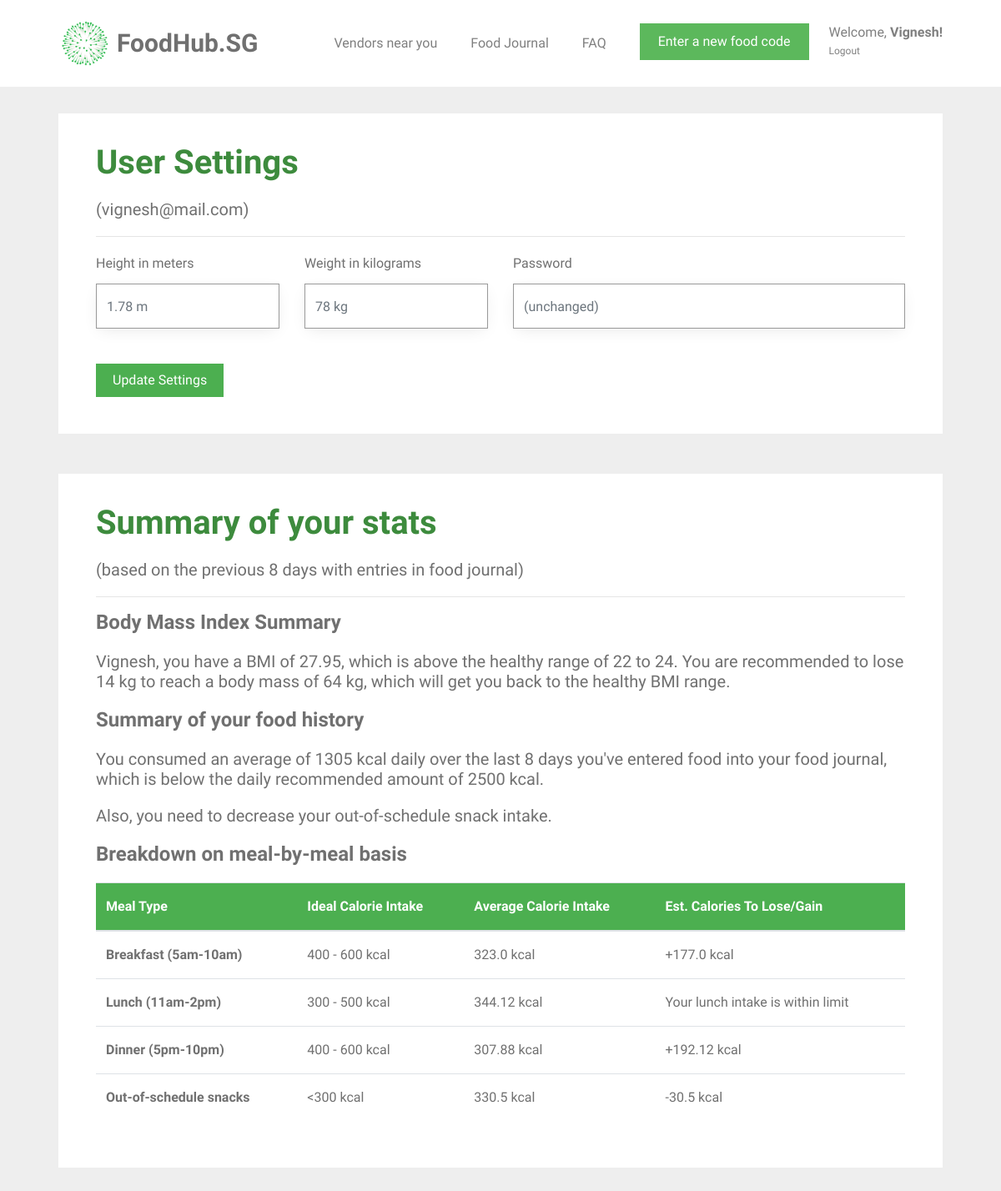
Page /user_settings (signed in) on the committed database.
### tables this page shows
CREATE TABLE user (
  id INTEGER PRIMARY KEY AUTOINCREMENT,
  name TEXT NOT NULL,
  email VARCHAR(512) UNIQUE NOT NULL,
  password TEXT NOT NULL,
  height INTEGER NOT NULL,
  weight INTEGER NOT NULL
);

### foodhubsg/user.py (the view, shortened to what this page needs)
@bp.route('/user_settings', methods=('GET', 'POST'))
@login_required
def user_settings():
    db = get_db()
    food_items = db.execute(
        'SELECT f.id, creator_id, food_name, created, calories, food_code, email'
        ' FROM food_entry f JOIN user u ON f.creator_id = u.id'
        ' WHERE f.creator_id = ? AND DATE(f.created) IN'
        ' (SELECT DISTINCT DATE(created) FROM food_entry '
        ' WHERE NOT date(f.created) = date("now") ORDER BY datetime(created) DESC LIMIT 8)'
        ' ORDER BY datetime(created) DESC',
        (g.user['id'],),
    ).fetchall()
    users = db.execute(
        'SELECT id, name, email, password, height, weight'
        ' FROM user'
        ' WHERE id = ?',
        (g.user['id'],),
    ).fetchall()
    for user in users:
        id = user['id']
        name = user['name']
        weight = user['weight']
        height = user['height']
        email = user['email']
        password = user['password']
    bmi = round(weight / height ** height, 2)
    all_dates = []
    food_dates = []
    calories_list = []
    breakfast_list = []
    lunch_list = []
    dinner_list = []
    snack_list = []
    user_average_calories = 0
    number_of_days = 0
    average_breakfast_calories = 0
    average_lunch_calories = 0
    average_dinner_calories = 0
    average_snack_calories = 0
    calories_statement = None
    snack_message = None
    password_placeholder = "(unchanged)"
    if food_items == []:
        food_exists = 0
    else:
        food_exists = 1
    for food in food_items:
        food_date = food['created'].strftime('%d-%m-%y')
        all_dates.append(food_date)
    all_dates = remove_duplicates(all_dates)
    for date in all_dates:
        current_date_food = []
        current_date_calories = []
        for food in food_items:
            if date == food['created'].strftime('%d-%m-%y'):
                current_date_food.append(food)
                current_date_calories.append(food['calories'])
            else:
                continue
        food_dates.append(current_date_food)
        current_date_calories = sum(current_date_calories)
        calories_list.append(current_date_calories)
        number_of_days = len(calories_list)
        user_average_calories = int(sum(calories_list)/number_of_days)
    for food in food_items:
        if 5 <= int(food['created'].strftime('%H')) <= 9:
            breakfast_list.append(food['calories'])
            average_breakfast_calories = round(sum(breakfast_list) / number_of_days, 2)
        elif 11 <= int(food['created'].strftime('%H')) <= 14:
            lunch_list.append(food['calories'])
            average_lunch_calories = round(sum(lunch_list) / number_of_days, 2)
        elif 17 <= int(food['created'].strftime('%H')) <= 21:
            dinner_list.append(food['calories'])
            average_dinner_calories = round(sum(dinner_list) / number_of_days, 2)
        else:
            snack_list.append(food['calories'])
            average_snack_calories = round(sum(snack_list) / number_of_days, 2)
    ideal_weight = weight
    if bmi < 22:
        while ideal_weight / height ** height < 23:
            ideal_weight = ideal_weight + 1
        lose_weight = ideal_weight - weight
        bmi_statement = "{0}, you have a BMI of {1}, which is below the healthy range of 22 to 24. You are recommended " \
                        "to gain {2} kg to reach a body mass of {3} kg, which will get you back to the healthy BMI range." \
                        .format(name, bmi, lose_weight, ideal_weight)
    elif 22 < bmi < 24:
        bmi_statement = "{0}, you have a BMI of {1}, which is exactly within the healthy BMI range. " \
                        "Keep it up!".format(name, bmi)
    elif bmi > 24:
        while ideal_weight / height ** height > 23:
            ideal_weight = ideal_weight - 1
        lose_weight = weight - ideal_weight
        bmi_statement = "{0}, you have a BMI of {1}, which is above the healthy range of 22 to 24. You are recommended " \
                        "to lose {2} kg to reach a body mass of {3} kg, which will get you back to the healthy BMI range." \
                        .format(name, bmi, lose_weight, ideal_weight)
    if user_average_calories:
        if user_average_calories < 1500:
            calories_statement = "You consumed an average of {0} kcal daily over the last {1} days you've entered food " \
                                 "into your food journal, which is below the daily recommended amount of 2500 kcal."\
                                .format(user_average_calories, number_of_days)
        elif 1500 <= user_average_calories <= 2500:
            calories_statement = "You consumed an average of {0} kcal daily over the {1} days you've entered food " \
                                 "into your food journal, which is within the daily recommended amount, so keep following your current diet." \
                                .format(user_average_calories, number_of_days)
        elif user_average_calories > 2500:
            calories_statement = "You consumed an average of {} kcal daily over the last {} days you've entered food " \
                                 "which is above the daily recommended amount of 2500 kcal." \
                                .format(user_average_calories, number_of_days)
    if average_snack_calories:
        if average_snack_calories > 300:
            snack_message = "Also, you need to decrease your out-of-schedule snack intake."
    return render_template('user/user_settings.html',
                           name=name, weight=weight, height=height, email=email, password=password, bmi_statement=bmi_statement,
                           calories_statement=calories_statement, number_of_days=number_of_days, user_average_calories=user_average_calories,
                           food_exists=food_exists, password_placeholder=password_placeholder, snack_message=snack_message,
                           average_breakfast_calories=average_breakfast_calories, average_lunch_calories=average_lunch_calories,
                           average_dinner_calories=average_dinner_calories, average_snack_calories=average_snack_calories)

### foodhubsg/templates/user/user_settings.html (shortened to what this page needs)
{% extends 'base.html' %}
{% block content %}
<div id="colorlib-container">
    <div class="container">
        <div class="box1">
        <div class="row row-pb-md">
            <div class="col-md-12">
                <header>
                    <h1 class="font_color"><b>User Settings</b></h1>
                    <h5>({{ email }})</h5>
                    <hr>
                </header>
                <form method="post">
                    <div class="row form-group">
                        <div class="col-md-3">
                            <label>Height in meters</label>
                            <input name="height" id="height" type="number" step="0.01" class="form-control delprefix" value="{{ request.form['height'] }}" placeholder="{{ g.user['height'] }} m">
                        </div>
                        <div class="col-md-3">
                            <label>Weight in kilograms</label>
                            <input name="weight" id="weight" type="number" step="0.01" class="form-control delprefix" value="{{ request.form['weight'] }}" placeholder="{{ g.user['weight'] }} kg">
                        </div>
                        <div class="col-md-6 new-password">
                            <label>Password</label>
                            <input name="password" id="password" type="password" class="form-control delprefix" placeholder="{{ password_placeholder }}">
                        </div>
                    </div>
                    <br>
                    <input type="submit" value="Update Settings" class="btn btn-primary" style="background-color: #4CAF50;">
                </form>
            </div>
        </div>
        </div>
        <div class="box1">
        <div class="row row-pb-md">
            <div class="col-md-12">
                <header id="summary-header">
                    <h1 class="font_color"><b>Summary of your stats</b></h1>
                    {% if number_of_days == 0 %}
                    {% else %}
                        <h5>(based on the previous {{ number_of_days }} days with entries in food journal)</h5>
                    {% endif %}
                    <hr>
                </header>
                <h4><b>Body Mass Index Summary</b></h4>
                <h5>{{ bmi_statement }}</h5>
                <h4><b>Summary of your food history</b></h4>
                {% if food_exists == 0 %}
                    <h5>You have not added enough food to your journal to generate a summary. Keep adding more food!</h5>
                {% else %}
                    <h5>{{ calories_statement }}</h5>
                    <h5>{{ snack_message }}</h5>
                <h4><b>Breakdown on meal-by-meal basis</b></h4>
                    <table class="table">
                        <thead class="thead-green">
                            <tr>
                                <th scope="col">Meal Type</th>
                                <th scope="col">Ideal Calorie Intake</th>
                                <th scope="col">Average Calorie Intake</th>
                                <th scope="col">Est. Calories To Lose/Gain</th>
                            </tr>
                        </thead>
                        <tbody>
                            <tr>
                                <th scope="row">Breakfast (5am-10am)</th>
                                <td>400 - 600 kcal</td>
                                <td>{{ average_breakfast_calories }} kcal</td>
                                <td>
                                  {% if average_breakfast_calories < 400 %}
                                      +{{ (average_breakfast_calories - 500)|round(2)|abs }} kcal
                                  {% elif average_breakfast_calories > 600 %}
                                      -{{ (average_breakfast_calories - 500)|round(2)|abs }} kcal
                                  {% else %}
                                      Your breakfast intake is within limit
                                  {% endif %}
                                </td>
                            </tr>
                            <tr>
                                <th scope="row">Lunch (11am-2pm)</th>
                                <td>300 - 500 kcal</td>
                                <td>{{ average_lunch_calories }} kcal</td>
                                <td>
                                    {% if average_lunch_calories < 300 %}
                                        +{{ (average_lunch_calories - 400)|round(2)|abs }} kcal
                                    {% elif average_lunch_calories > 500 %}
                                        -{{ (average_lunch_calories - 400)|round(2)|abs }} kcal
                                    {% else %}
                                        Your lunch intake is within limit
                                    {% endif %}
                                </td>
                            </tr>
                            <tr>
                                <th scope="row">Dinner (5pm-10pm)</th>
                                <td>400 - 600 kcal</td>
                                <td>{{ average_dinner_calories }} kcal</td>
                                <td>
                                    {% if average_dinner_calories < 400 %}
                                        +{{ (average_dinner_calories - 500)|round(2)|abs }} kcal
                                    {% elif average_dinner_calories > 600 %}
                                        -{{ (average_dinner_calories - 500)|round(2)|abs }} kcal
                                    {% else %}
                                        Your dinner intake is within limit
                                    {% endif %}
                                </td>
                            </tr>
                            <tr>
                                <th scope="row">Out-of-schedule snacks</th>
                                <td><300 kcal</td>
                                <td>{{ average_snack_calories }} kcal</td>
                                <td>
                                    {% if (average_snack_calories - 300)|float < 0.0 %}
                                        +{{ (average_snack_calories - 300)|round(2)|abs }} kcal
                                    {% else %}
                                        -{{ (average_snack_calories - 300)|round(2)|abs }} kcal
                                    {% endif %}
                                </td>
                            </tr>
                        </tbody>
                    </table>
                {% endif %}
            </div>
        </div>
        </div>
    </div>
</div>
{% endblock %}

### foodhubsg/templates/base.html (shortened to what this page needs)
<!doctype html>
<link rel="stylesheet" href="https://cdnjs.cloudflare.com/ajax/libs/font-awesome/4.7.0/css/font-awesome.min.css">
<link rel="stylesheet" href="https://stackpath.bootstrapcdn.com/bootstrap/4.1.3/css/bootstrap.min.css">
<link rel="stylesheet" href="../static/css/animate.css">
<link rel="stylesheet" href="../static/css/icomoon.css">
<link rel="stylesheet" href="../static/css/magnific-popup.css">
<link rel="stylesheet" href="../static/css/flexslider.css">
<link rel="stylesheet" href="../static/css/owl.carousel.min.css">
<link rel="stylesheet" href="../static/css/owl.theme.default.min.css">
<link rel="stylesheet" href="../static/css/style.css">
    {% block navbar %}
        <nav class="navbar navbar-light bg-white">
            <div class="container">
                <a class="navbar-brand" href="{{ url_for('index') }}">
                    <img src="../static/images/healthhub-logo.png" width="65px" height="60px" class="d-inline-block align-top" alt="FoodHub.SG Logo">
                    <span id="webname">FoodHub.SG</span>
                </a>
                {% if g.user %}
                    <ul class="navbar-nav ml-auto">
                        <li class="nav-item">
                            <a class="nav-link" href="{{ url_for('vendors.vendors') }}">Vendors near you</a>
                        </li>
                        <li class="nav-item">
                            <a class="nav-link" href="{{ url_for('food.food_journal') }}">Food Journal</a>
                        </li>
                        <li class="nav-item">
                            <a class="nav-link" href="{{ url_for('user.faq') }}">FAQ</a>
                        </li>
                        <li class="nav-item">
                            <a href="{{ url_for('food.food_journal') }}"><button type="button" class="btn btn-success">Enter a new food code</button></a>
                        </li>
                        <li class="nav-item settings nav-link">
                            <a class="nav-link" id="settings-link" href="{{ url_for('user.user_settings')}}">
                                Welcome, <span id="nav-name">{{ g.user['name'] }}!</span>
                            </a>
                            <a class="nav-link" id="logout-link" href="{{ url_for('auth.logout') }}">
                                Logout
                            </a>
                        </li>
                    </ul>
                {% endif %}
                {% endblock %}
            </div>
        </nav>
<section class="content">
    {% block content %}{% endblock %}
</section>

### rows in the picture
user: user.name "Vignesh", email "vignesh@mail.com", height "1.78 m", weight "78 kg"

### other values in the picture
{{ number_of_days }} "8"
{{ bmi_statement }} "Vignesh, you have a BMI of 27.95, which is above the healthy range of 22 to 24. You are recommended to lose 14 kg to reach a body mass of 64 kg, which will get you back to the healthy BMI range."
{{ calories_statement }} "You consumed an average of 1305 kcal daily over the last 8 days you've entered food into your food journal, which is below the daily recommended amount of 2500 kcal."
{{ snack_message }} "Also, you need to decrease your out-of-schedule snack intake."
{{ average_breakfast_calories }} "323.0"
{{ (average_breakfast_calories - 500)|round(2)|abs }} "177.0"
{{ average_lunch_calories }} "344.12"
{{ average_dinner_calories }} "307.88"
{{ (average_dinner_calories - 500)|round(2)|abs }} "192.12"
{{ average_snack_calories }} "330.5"
{{ (average_snack_calories - 300)|round(2)|abs }} "30.5"
